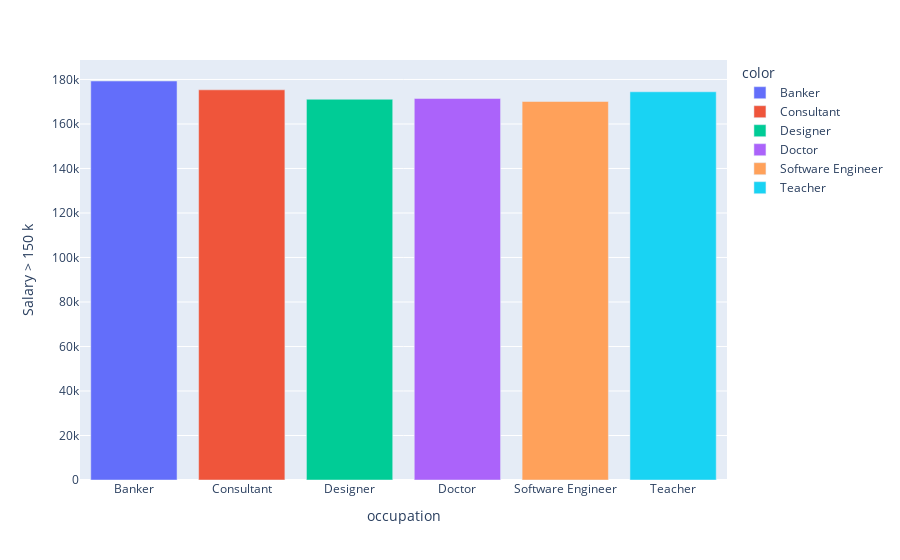

Here is the notebook cell this chart was saved with:
### Code cell
px.bar(x=averge_income.index , y=averge_income.values ,
       color = averge_income.index , 
       labels={"x":"occupation" , "y":"Salary > 150 k "})

### Figure 1 — Plotly figure (JSON) as saved in the notebook; plotly's stock layout.template omitted (floating-point values rounded to 4 significant figures)
{"data": [{"alignmentgroup": "True", "hovertemplate": "color=Banker<br>occupation=%{x}<br>Salary > 150 k =%{y}<extra></extra>", "legendgroup": "Banker", "marker": {"color": "#636efa", "pattern": {"shape": ""}}, "name": "Banker", "offsetgroup": "Banker", "orientation": "v", "showlegend": true, "textposition": "auto", "type": "bar", "x": ["Banker"], "xaxis": "x", "y": [179300.0], "yaxis": "y"}, {"alignmentgroup": "True", "hovertemplate": "color=Consultant<br>occupation=%{x}<br>Salary > 150 k =%{y}<extra></extra>", "legendgroup": "Consultant", "marker": {"color": "#EF553B", "pattern": {"shape": ""}}, "name": "Consultant", "offsetgroup": "Consultant", "orientation": "v", "showlegend": true, "textposition": "auto", "type": "bar", "x": ["Consultant"], "xaxis": "x", "y": [175300.0], "yaxis": "y"}, {"alignmentgroup": "True", "hovertemplate": "color=Designer<br>occupation=%{x}<br>Salary > 150 k =%{y}<extra></extra>", "legendgroup": "Designer", "marker": {"color": "#00cc96", "pattern": {"shape": ""}}, "name": "Designer", "offsetgroup": "Designer", "orientation": "v", "showlegend": true, "textposition": "auto", "type": "bar", "x": ["Designer"], "xaxis": "x", "y": [171100.0], "yaxis": "y"}, {"alignmentgroup": "True", "hovertemplate": "color=Doctor<br>occupation=%{x}<br>Salary > 150 k =%{y}<extra></extra>", "legendgroup": "Doctor", "marker": {"color": "#ab63fa", "pattern": {"shape": ""}}, "name": "Doctor", "offsetgroup": "Doctor", "orientation": "v", "showlegend": true, "textposition": "auto", "type": "bar", "x": ["Doctor"], "xaxis": "x", "y": [171500.0], "yaxis": "y"}, {"alignmentgroup": "True", "hovertemplate": "color=Software Engineer<br>occupation=%{x}<br>Salary > 150 k =%{y}<extra></extra>", "legendgroup": "Software Engineer", "marker": {"color": "#FFA15A", "pattern": {"shape": ""}}, "name": "Software Engineer", "offsetgroup": "Software Engineer", "orientation": "v", "showlegend": true, "textposition": "auto", "type": "bar", "x": ["Software Engineer"], "xaxis": "x", "y": [170100.0], "yaxis": "y"}, {"alignmentgroup": "True", "hovertemplate": "color=Teacher<br>occupation=%{x}<br>Salary > 150 k =%{y}<extra></extra>", "legendgroup": "Teacher", "marker": {"color": "#19d3f3", "pattern": {"shape": ""}}, "name": "Teacher", "offsetgroup": "Teacher", "orientation": "v", "showlegend": true, "textposition": "auto", "type": "bar", "x": ["Teacher"], "xaxis": "x", "y": [174500.0], "yaxis": "y"}], "layout": {"autosize": true, "barmode": "relative", "legend": {"title": {"text": "color"}, "tracegroupgap": 0}, "margin": {"t": 60}, "xaxis": {"anchor": "y", "autorange": true, "domain": [0, 1], "range": [-0.5, 5.5], "title": {"text": "occupation"}, "type": "category"}, "yaxis": {"anchor": "x", "autorange": true, "domain": [0, 1], "range": [0, 188700.0], "title": {"text": "Salary > 150 k "}, "type": "linear"}}}
